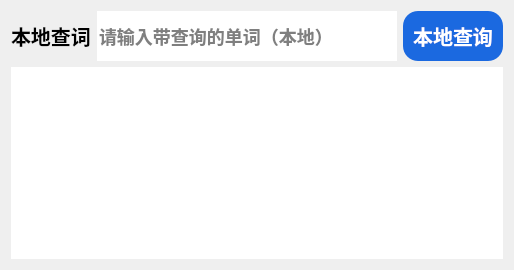
       <widget class="QWidget" name="page_5">
        <layout class="QHBoxLayout" name="horizontalLayout_14">
         <item>
          <layout class="QVBoxLayout" name="verticalLayout_7">
           <item>
            <layout class="QHBoxLayout" name="horizontalLayout_13">
             <item>
              <widget class="QLabel" name="label_4">
               <property name="styleSheet">
                <string notr="true">font:bold;
font-size:20px;font-family:幼圆;</string>
               </property>
               <property name="text">
                <string>本地查词</string>
               </property>
              </widget>
             </item>
             <item>
              <widget class="QLineEdit" name="localsearchbox">
               <property name="minimumSize">
                <size>
                 <width>300</width>
                 <height>50</height>
                </size>
               </property>
               <property name="styleSheet">
                <string notr="true">background:#FFFFFF;border-width:0;border-style:outset;font:bold 18px</string>
               </property>
               <property name="placeholderText">
                <string>请输入带查询的单词（本地）</string>
               </property>
              </widget>
             </item>
             <item>
              <widget class="QPushButton" name="localsearchpagebtn">
               <property name="sizePolicy">
                <sizepolicy hsizetype="Fixed" vsizetype="Fixed">
                 <horstretch>0</horstretch>
                 <verstretch>0</verstretch>
                </sizepolicy>
               </property>
               <property name="minimumSize">
                <size>
                 <width>100</width>
                 <height>50</height>
                </size>
               </property>
               <property name="styleSheet">
                <string notr="true">QPushButton{background:#1B69E0;border-radius:15px;font:bold;
font-size:20px;font-family:幼圆;color:#FFFFFF}
QPushButton:hover{background:#124EE6;}</string>
               </property>
               <property name="text">
                <string>本地查询</string>
               </property>
              </widget>
             </item>
            </layout>
           </item>
           <item>
            <widget class="QTextBrowser" name="localsearchshow">
             <property name="styleSheet">
              <string notr="true">background:#FFFFFF;border-width:0;border-style:outset;font:bold 24px</string>
             </property>
            </widget>
           </item>
          </layout>
         </item>
        </layout>
       </widget>
